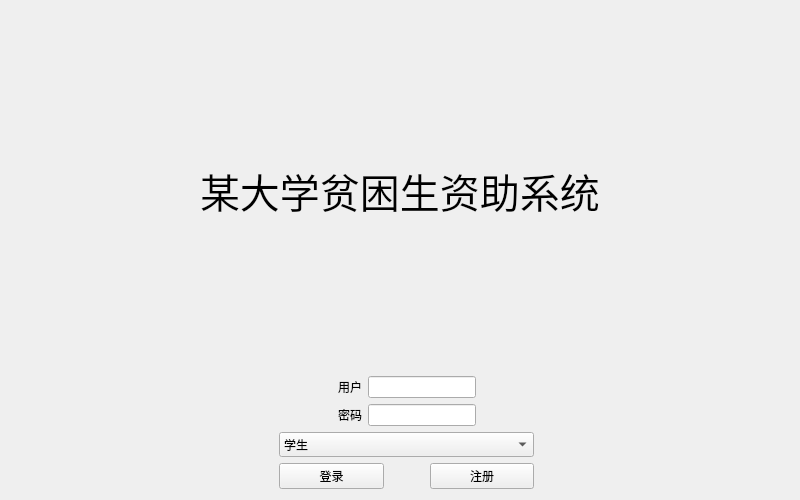
<?xml version="1.0" encoding="UTF-8"?>
<ui version="4.0">
 <class>Win_login</class>
 <widget class="QWidget" name="Win_login">
  <property name="geometry">
   <rect>
    <x>0</x>
    <y>0</y>
    <width>800</width>
    <height>500</height>
   </rect>
  </property>
  <property name="sizePolicy">
   <sizepolicy hsizetype="Fixed" vsizetype="Fixed">
    <horstretch>0</horstretch>
    <verstretch>0</verstretch>
   </sizepolicy>
  </property>
  <property name="minimumSize">
   <size>
    <width>800</width>
    <height>500</height>
   </size>
  </property>
  <property name="maximumSize">
   <size>
    <width>800</width>
    <height>500</height>
   </size>
  </property>
  <property name="windowTitle">
   <string>Win_Login</string>
  </property>
  <layout class="QVBoxLayout" name="verticalLayout_3">
   <item>
    <layout class="QVBoxLayout" name="verticalLayout_2">
     <item alignment="Qt::AlignHCenter|Qt::AlignVCenter">
      <widget class="QLabel" name="lable_login">
       <property name="font">
        <font>
         <family>黑体</family>
         <pointsize>30</pointsize>
        </font>
       </property>
       <property name="text">
        <string>某大学贫困生资助系统</string>
       </property>
      </widget>
     </item>
     <item>
      <layout class="QHBoxLayout" name="horizontalLayout_3">
       <item>
        <spacer name="horizontalSpacer_4">
         <property name="orientation">
          <enum>Qt::Horizontal</enum>
         </property>
         <property name="sizeHint" stdset="0">
          <size>
           <width>40</width>
           <height>20</height>
          </size>
         </property>
        </spacer>
       </item>
       <item>
        <widget class="QLabel" name="login_img">
         <property name="sizePolicy">
          <sizepolicy hsizetype="Fixed" vsizetype="Fixed">
           <horstretch>0</horstretch>
           <verstretch>0</verstretch>
          </sizepolicy>
         </property>
         <property name="text">
          <string/>
         </property>
         <property name="pixmap">
          <pixmap>img/login.jpg</pixmap>
         </property>
        </widget>
       </item>
       <item>
        <layout class="QVBoxLayout" name="verticalLayout">
         <item>
          <layout class="QHBoxLayout" name="horizontalLayout">
           <item>
            <spacer name="horizontalSpacer_2">
             <property name="orientation">
              <enum>Qt::Horizontal</enum>
             </property>
             <property name="sizeHint" stdset="0">
              <size>
               <width>40</width>
               <height>20</height>
              </size>
             </property>
            </spacer>
           </item>
           <item>
            <widget class="QLabel" name="label_2">
             <property name="font">
              <font>
               <family>黑体</family>
              </font>
             </property>
             <property name="text">
              <string>用户</string>
             </property>
            </widget>
           </item>
           <item>
            <widget class="QLineEdit" name="edit_username"/>
           </item>
           <item>
            <spacer name="horizontalSpacer">
             <property name="orientation">
              <enum>Qt::Horizontal</enum>
             </property>
             <property name="sizeHint" stdset="0">
              <size>
               <width>40</width>
               <height>20</height>
              </size>
             </property>
            </spacer>
           </item>
          </layout>
         </item>
         <item>
          <layout class="QHBoxLayout" name="horizontalLayout_2">
           <item>
            <spacer name="horizontalSpacer_5">
             <property name="orientation">
              <enum>Qt::Horizontal</enum>
             </property>
             <property name="sizeHint" stdset="0">
              <size>
               <width>40</width>
               <height>20</height>
              </size>
             </property>
            </spacer>
           </item>
           <item>
            <widget class="QLabel" name="label">
             <property name="font">
              <font>
               <family>黑体</family>
              </font>
             </property>
             <property name="text">
              <string>密码</string>
             </property>
            </widget>
           </item>
           <item>
            <widget class="QLineEdit" name="edit_password">
             <property name="echoMode">
              <enum>QLineEdit::Password</enum>
             </property>
            </widget>
           </item>
           <item>
            <spacer name="horizontalSpacer_6">
             <property name="orientation">
              <enum>Qt::Horizontal</enum>
             </property>
             <property name="sizeHint" stdset="0">
              <size>
               <width>40</width>
               <height>20</height>
              </size>
             </property>
            </spacer>
           </item>
          </layout>
         </item>
         <item>
          <widget class="QComboBox" name="combox_login">
           <property name="font">
            <font>
             <family>黑体</family>
            </font>
           </property>
           <item>
            <property name="text">
             <string>学生</string>
            </property>
           </item>
           <item>
            <property name="text">
             <string>老师</string>
            </property>
           </item>
          </widget>
         </item>
         <item>
          <layout class="QHBoxLayout" name="horizontalLayout_4">
           <item>
            <widget class="QPushButton" name="button_login">
             <property name="font">
              <font>
               <family>黑体</family>
              </font>
             </property>
             <property name="text">
              <string>登录</string>
             </property>
            </widget>
           </item>
           <item>
            <spacer name="horizontalSpacer_7">
             <property name="orientation">
              <enum>Qt::Horizontal</enum>
             </property>
             <property name="sizeType">
              <enum>QSizePolicy::Fixed</enum>
             </property>
             <property name="sizeHint" stdset="0">
              <size>
               <width>40</width>
               <height>20</height>
              </size>
             </property>
            </spacer>
           </item>
           <item>
            <widget class="QPushButton" name="button_register">
             <property name="font">
              <font>
               <family>黑体</family>
              </font>
             </property>
             <property name="text">
              <string>注册</string>
             </property>
            </widget>
           </item>
          </layout>
         </item>
        </layout>
       </item>
       <item>
        <spacer name="horizontalSpacer_3">
         <property name="orientation">
          <enum>Qt::Horizontal</enum>
         </property>
         <property name="sizeHint" stdset="0">
          <size>
           <width>40</width>
           <height>20</height>
          </size>
         </property>
        </spacer>
       </item>
      </layout>
     </item>
    </layout>
   </item>
  </layout>
 </widget>
 <resources/>
 <connections/>
</ui>
